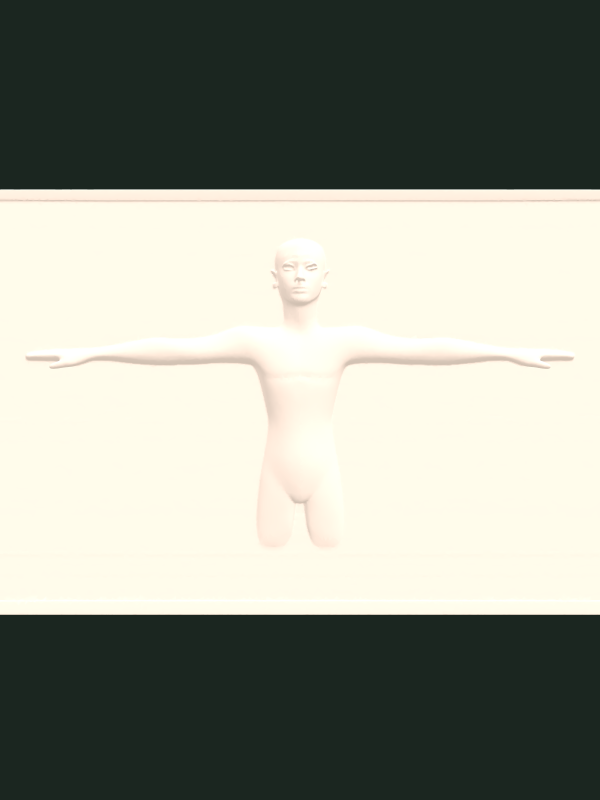
#> input picture docs/handoff/img/bodytest/body_clean_front.png, 1800 x 2400 px, given in place of portrait_jachwi_neutral.png, which was not available (shown at 1/3 size)
$ python hair_onscreen_stats.py ../../docs/handoff/img/bodytest/body_clean_front.png
#> lines starting #> are read from the running program, lines starting #| are printed output that depends on the picture; after the words box and inside, x2 and y2 are one past the last pixel; in counts of white or black regions, pixels touching at a corner belong together; pictures that were not available may be replaced by others from this repository, and a replacement may not be noted
### tools/char/recolor_hero_tex.py
# -*- coding: utf-8 -*-
"""hero.glb 텍스처의 «머리»·«티» 색을 정본(초상화)에 맞춘다 — 크레딧 0.

2026-10-08 · [Char] · 결정 D3(주인공 정본 = 초상화 · LOOK.md)

■ 왜
3D 주인공은 머리가 «새까맣고» 티가 «흰색»이다. 정본은 머리 «아주 짙은 갈색(검정 아님)», 티 «크림·아이보리».

■ 어떻게 — 색만으로 가르지 않는다
텍스처는 조각 지도(아틀라스)라 티(흰)와 신발·양말(흰)이 같은 색이다.
⇒ 삼각형을 UV 공간에 래스터화해 «텍셀마다 몸의 어느 높이에 붙나»(3D y)를 푼다.
   · 머리  = 어두운 텍셀(밝기 < DARK) — 몸 어디든(머리카락은 허리까지 내려온다)
   · 티    = 밝은 무채색 텍셀 중 3D 높이가 «허리~목»인 것 (신발·양말은 발목 아래라 빠진다)
⇒ 목표 색은 «정본 초상화에서 뽑는다»(머리·티 자리의 중앙값). 손으로 박지 않는다.
⇒ 색을 «갈아 끼우지» 않고 «평균만 옮기고 평균에서의 차이는 그대로 얹는다»(더하기) — 결·그림자가 산다.
⇒ 눈(홍채 둘레 · 텍스처 위 거리 ∩ 3D 얼굴 앞)은 머리 옮기기에서 뺀다 — 눈 선이 그대로 짙게 남는다.

■ ⛔ 이 자가 «못» 하는 것
· 「보기에 정본 같나」는 못 정한다 — 같은 자로 전후를 찍어 볼 것(shot_body_still.mjs --tex)
· 2026-10-08 판: 오른뺨 곁에 짙은 획 하나가 남는다(눈 조각 둘레의 머리 텍셀). 게임 거리에선 안 보임

쓰기
  python tools/char/recolor_hero_tex.py <hero.glb> <나갈.glb> [--report] [--hair-hue] [--hair-gain=1.4]
    --hair-hue     머리를 «밝기 < 60» 대신 «자줏빛·붉은 기(R>G+8 · B≥G−2) & 밝기 < 130»으로 가른다
                   (2026-10-09 새 주인공 hero2 — 머리가 [65,38,48] 로 고르고 밝아 옛 문턱이면 하이라이트가 빠진다)
    --hair-gain=g  머리 목표 = 정본 × g (D24 — 화면에서 짙은 갈색으로 읽히게 ×1.4)
    그림 형식(jpeg/webp/png)은 원래 것을 지킨다
"""
import io
import os
import sys

import numpy as np
from PIL import Image

sys.path.insert(0, os.path.dirname(os.path.abspath(__file__)))
os.environ.setdefault('PYTHONIOENCODING', 'utf-8')
try:
    sys.stdout.reconfigure(encoding='utf-8')
except Exception:
    pass

from strip_stray_parts import read_glb, write_glb, acc_array  # noqa: E402

ROOT = os.path.dirname(os.path.dirname(os.path.dirname(os.path.abspath(__file__))))
PORTRAIT = os.path.join(ROOT, 'assets', 'characters', 'portraits', 'portrait_jachwi_neutral.png')
DARK = 60          # 이보다 어두운 텍셀 = 머리(와 눈 선)
LIGHT = 200        # 이보다 밝고 채도 낮은 텍셀 = 흰 천


def lum(a):
    return a[..., 0] * 0.299 + a[..., 1] * 0.587 + a[..., 2] * 0.114


def canon_colors():
    """정본 초상화에서 머리·티 색을 뽑는다 (중앙값)."""
    p = np.asarray(Image.open(PORTRAIT).convert('RGBA')).astype(float)
    rgb, al = p[..., :3], p[..., 3] > 200
#> al: shape (2400, 1800) bool; every value is 1
    L = lum(rgb)
    sat = rgb.max(-1) - rgb.min(-1)
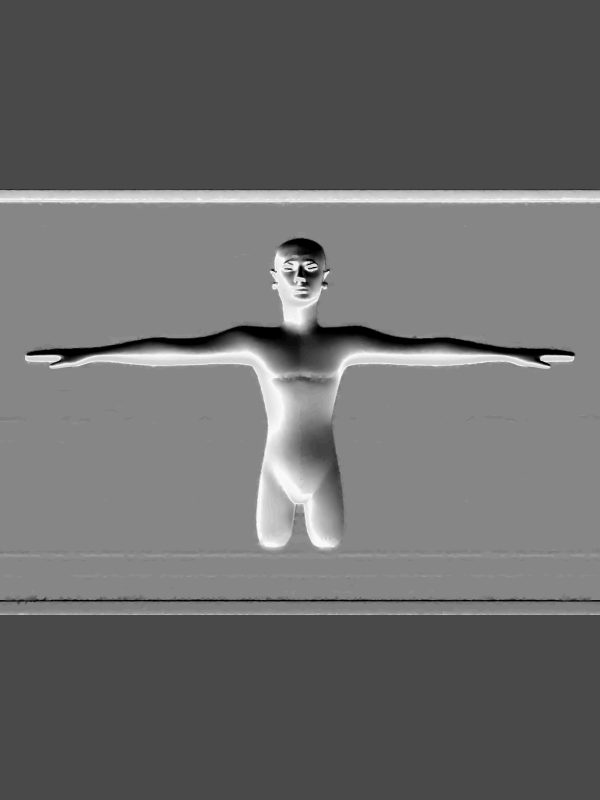
#> sat: shape (2400, 1800) float64 (shown at 1/3 size); min 0, max 38, mean 16; drawn with min black and max white
    h = p.shape[0]
#> h = 2400
    hair = al & (L < 70)
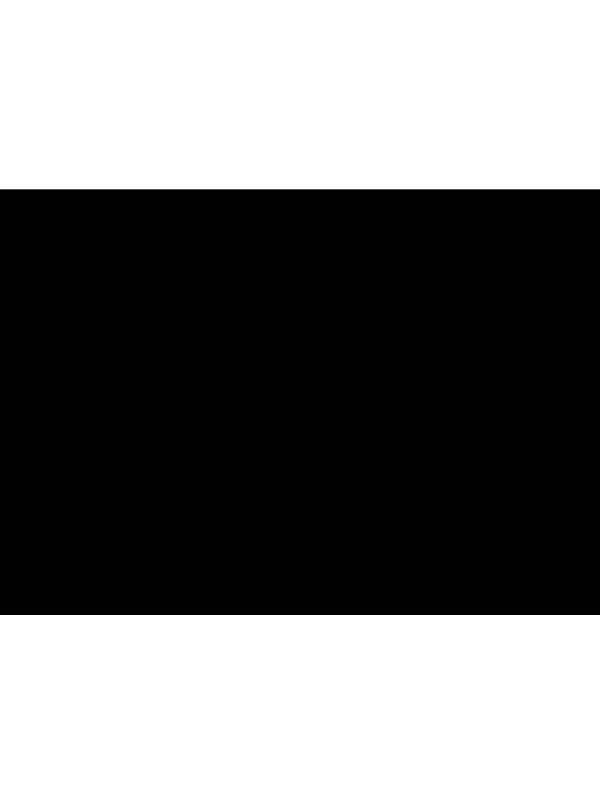
#> hair: shape (2400, 1800) bool (shown at 1/3 size); 46.8% white; 2 white regions, box (x1, y1, x2, y2) and area: (0, 0, 1800, 568) 1022400, (0, 1845, 1800, 2400) 999000
    rows = np.arange(h)[:, None]
#> rows = 2400 values from 0 to 2399
    tee = al & (rows > h * 0.80) & (L > 190) & (sat < 60)        # 그림 아래쪽 = 티
#> tee: shape (2400, 1800) bool; every value is 0
    return np.median(rgb[hair], 0), np.median(rgb[tee], 0), int(hair.sum()), int(tee.sum())


# [137 lines left out: functions texel_height, shift, base_color_image, main, not called in this run]


# [2 lines that do not run on import are left out]

### tools/char/hair_onscreen_stats.py
# -*- coding: utf-8 -*-
"""probe_hair_onscreen.mjs 가 찍은 색 판·가림 판에서 «머리카락 화소» 색을 모은다 — 크레딧 0.

2026-10-08 · [Char]
⛔ 가림 판도 게임 후처리를 거쳐 빨강(200,60,60)이 살구색(240,160,140)으로 나온다
   ⇒ 문턱 대신 «빨강이 초록·파랑보다 40 넘게 큰 화소»를 머리로 본다. 가장자리 1화소는 깎는다(배경 섞임).
정본(초상화) 머리색과 같은 자(sRGB 중앙값 · 밝기 · 채도)로 나란히 낸다.

쓰기  python tools/char/hair_onscreen_stats.py <tag ...>     (tag 예: 0_25 → hair_onscreen_0_25.png)
"""
import json
import os
import sys

import numpy as np
from PIL import Image
from scipy.ndimage import binary_erosion

sys.path.insert(0, os.path.dirname(os.path.abspath(__file__)))
try:
    sys.stdout.reconfigure(encoding='utf-8')
except Exception:
    pass
from recolor_hero_tex import canon_colors  # noqa: E402

D = os.path.join('docs', 'handoff', 'img', 'bodytest')


def lum(c):
    return float(np.dot(c, [0.299, 0.587, 0.114]))


def stats(rgb):
    med = np.median(rgb, 0)
    return {'rgb': med.round().astype(int).tolist(), 'L': round(lum(med), 1),
            'chroma': int(med.max() - med.min()),
            'L_p10_p90': [round(float(np.percentile(rgb @ [0.299, 0.587, 0.114], q)), 1) for q in (10, 90)]}


def main():
    ch, ct, _, _ = canon_colors()
#> ch = [27, 38, 32]; ct = [nan, nan, nan]
    out = {'portrait_hair': {'rgb': ch.round().astype(int).tolist(), 'L': round(lum(ch), 1), 'chroma': int(ch.max() - ch.min())},
           'portrait_tee': {'rgb': ct.round().astype(int).tolist(), 'L': round(lum(ct), 1)}}
    for tag in sys.argv[1:]:
        c = np.asarray(Image.open(os.path.join(D, 'hair_onscreen_%s.png' % tag)).convert('RGB')).astype(float)
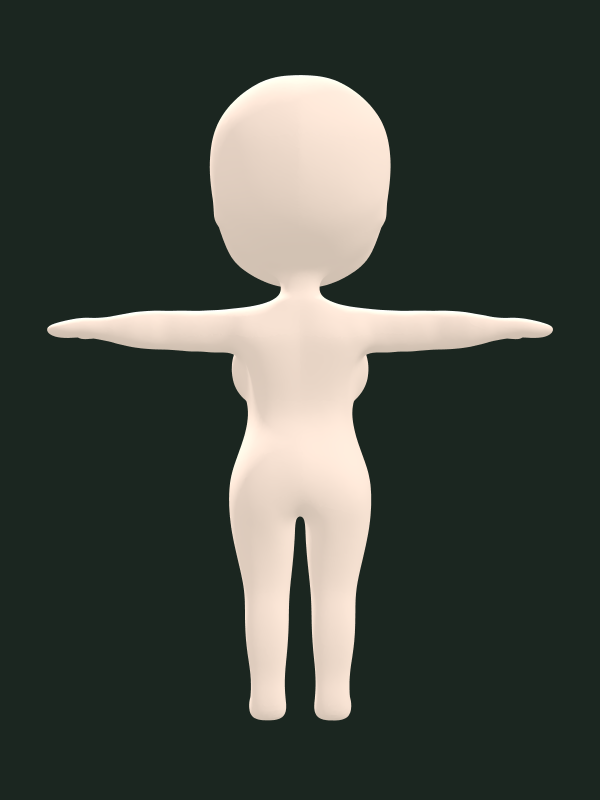
#> input picture docs/handoff/img/bodytest/body_v4raw_back.png, 1800 x 2400 px, given in place of body_clean_front.png.png, which was not available (shown at 1/3 size)
        m = np.asarray(Image.open(os.path.join(D, 'hair_onscreen_%s_mask.png' % tag)).convert('RGB')).astype(int)
        hair = (m[..., 0] > m[..., 1] + 40) & (m[..., 0] > m[..., 2] + 40) & (m[..., 0] > 150)
        core = binary_erosion(hair, iterations=1)
        s = stats(c[core]) if core.sum() > 20 else None
        # 같은 판의 티(초록 칸) — 머리만 어두운가, 장면이 다 어두운가를 가른다
        tee = binary_erosion((m[..., 1] > m[..., 0] + 25) & (m[..., 1] > m[..., 2] + 10), iterations=1)
        st = stats(c[tee]) if tee.sum() > 20 else None
        out[tag] = {'hair_px': int(hair.sum()), 'core_px': int(core.sum()), 'onscreen': s,
                    'tee_px': int(tee.sum()), 'tee_onscreen': st,
                    'hair_vs_portrait_L': round(s['L'] / lum(ch), 2) if s else None,
                    'tee_vs_portrait_L': round(st['L'] / lum(ct), 2) if st else None}
    print(json.dumps(out, ensure_ascii=False, indent=1))
#> (printed output is left out)


if __name__ == '__main__':
    main()
